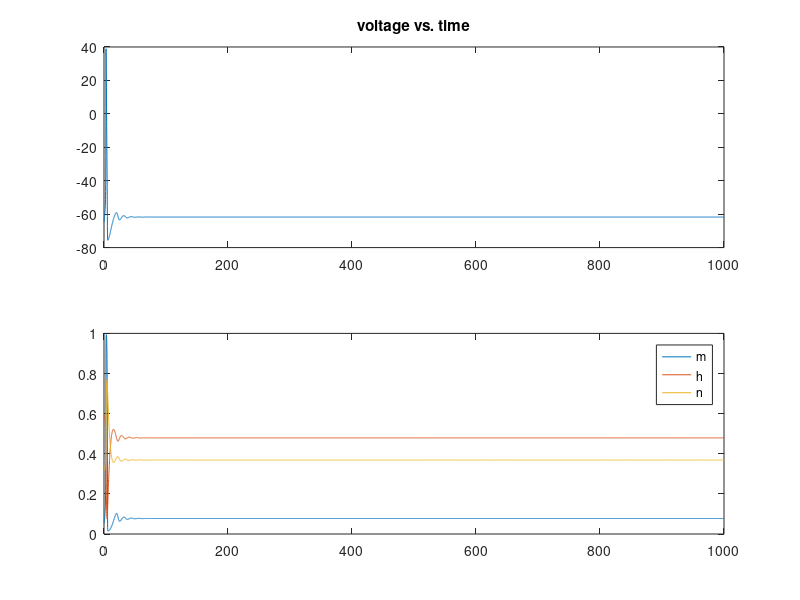

Here is the MATLAB script that generated this plot:
% at rest V=-64.9964 m=0.0530 h=0.5960 n=0.3177 
% time msec, conductance mS/mm^2, voltage mV, capacitance uF/mm^2
gkmax=0.36; vk=-77; 
gnamax=1.2; vna=50; 
gl=0.003; vl=-54.387; 
cm=0.010; 

niter=10000; dt=0.1; t=(1:niter)*dt;

iapp=0.05*ones(niter,1);

v=-64.9964; m=0.0530; h=0.5960; n=0.3177;

gnahist=zeros(niter,1); gkhist=zeros(niter,1);
vhist=zeros(niter,1);
mhist=zeros(niter,1); hhist=zeros(niter,1); nhist=zeros(niter,1);

for iter=1:niter
  gna=gnamax*m^3*h; gk=gkmax*n^4; gtot=gna+gk+gl;
  vinf = (gna*vna+gk*vk+gl*vl + iapp(iter))/gtot;
  tauv = cm/gtot;
  v=vinf+(v-vinf)*exp(-dt/tauv);
  alpham = 0.1*(v+40)/(1-exp(-(v+40)/10));
  betam = 4*exp(-0.0556*(v+65));
  alphan = 0.01*(v+55)/(1-exp(-(v+55)/10));
  betan = 0.125*exp(-(v+65)/80);
  alphah = 0.07*exp(-0.05*(v+65));
  betah = 1/(1+exp(-0.1*(v+35)));
  taum = 1/(alpham+betam); tauh = 1/(alphah+betah); taun = 1/(alphan+betan);
  minf = alpham*taum; hinf = alphah*tauh; ninf = alphan*taun;
  m=minf+(m-minf)*exp(-dt/taum);
  h=hinf+(h-hinf)*exp(-dt/tauh);
  n=ninf+(n-ninf)*exp(-dt/taun);
  vhist(iter)=v; mhist(iter)=m; hhist(iter)=h; nhist(iter)=n;
end

subplot(2,1,1)
plot(t,vhist);
title('voltage vs. time')

subplot(2,1,2)
plot(t, [mhist,hhist,nhist]);
legend('m','h','n')